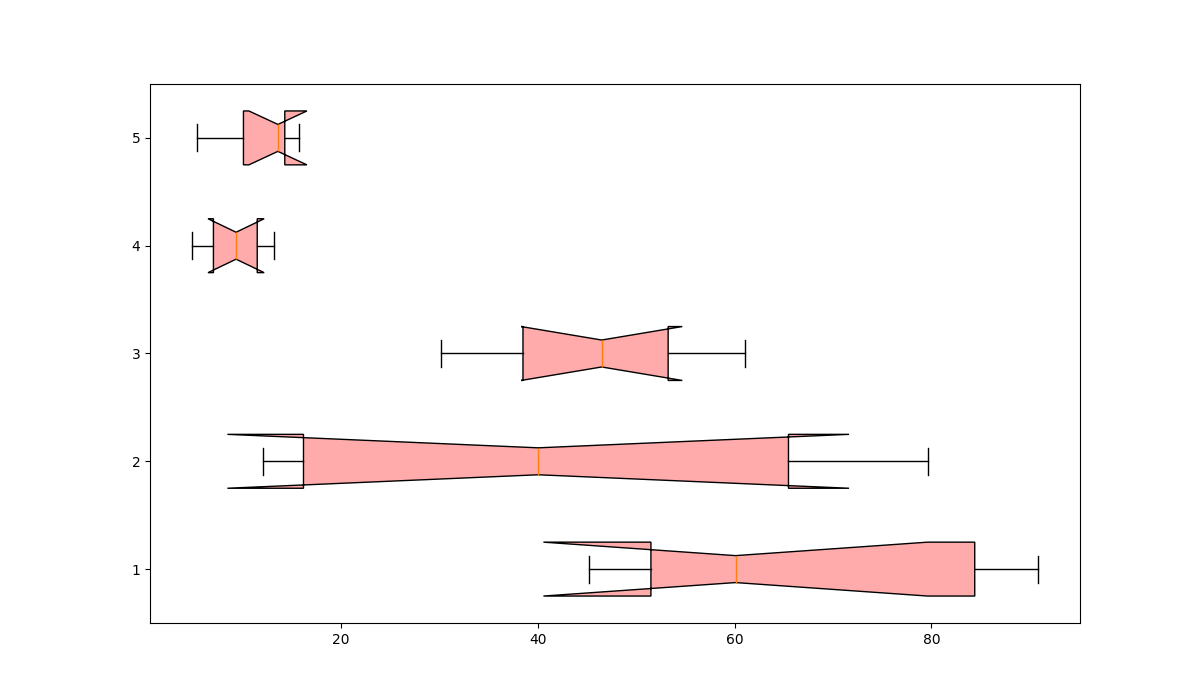

This figure's Python source:
import matplotlib.pyplot as plt

# Data: Vitamin C content (mg/100g) for different fruit groups
citrus_fruits = [53.2, 60.1, 90.8, 88.3, 80.5, 45.2, 49.8]
berries = [12.1, 58.8, 67.7, 21.3, 79.7, 14.5]
tropical_fruits = [61.1, 30.2, 36.4, 45.4, 52.4, 39.2, 55.8, 47.6]
stone_fruits = [6.6, 8.4, 10.3, 4.9, 11.9, 13.2]
pomes = [5.4, 14.3, 13.6, 10.1, 15.7]

data = [citrus_fruits, berries, tropical_fruits, stone_fruits, pomes]

fig, ax = plt.subplots(figsize=(12, 7))

bp = ax.boxplot(data, vert=False, patch_artist=True, notch=True, whis=1.5)

# Set a single color for all box plots
single_color = '#FFABAB'  
for patch in bp['boxes']:
    patch.set_facecolor(single_color)

plt.show()
